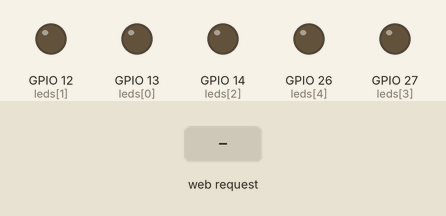
A sketch run on a simulated ESP32. On the bench: output pins drawn as LEDs (lit = HIGH). The inputs (shaded band) are chosen by the test bench. WiFi joins after 1.5 s; servers stay silent unless stated; what the sketch prints to the serial monitor is not drawn.

Above: at 2.7 s.
2.8 s: HTTP request GET /animacion1 received
At 3.1 s:
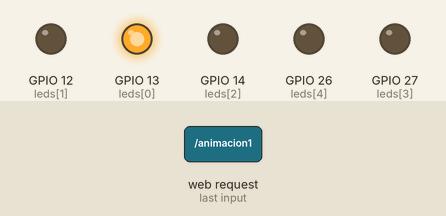
5.8 s: HTTP request GET /animacion2 received
At 8.3 s:
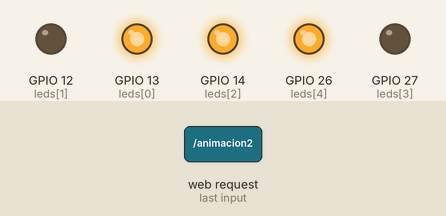
8.8 s: HTTP request GET /apagar received
At 9.1 s:
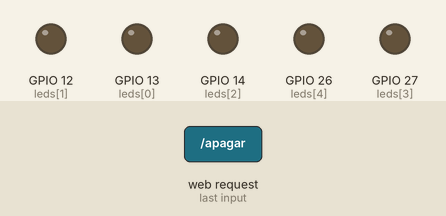
Timing chart, 0 to 11.8 s (numbered marks = the images above; inputs shaded):
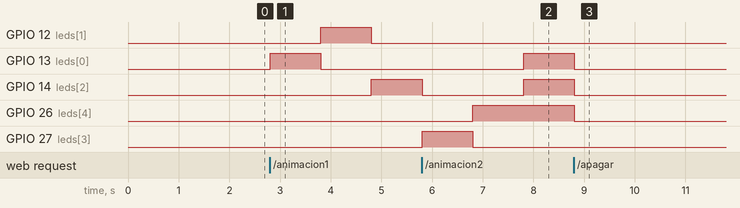

The sketch:

Punto1.ino
```cpp
#include <WiFi.h>

#define PORT 80
WiFiServer server(PORT);

const char* ssid     = "CESJT";
const char* password = "itisjtsmg";

const uint8_t leds [5] = {13, 12, 14, 27, 26};

int contconexion = 0;

String header;

String pagina =

  "<!DOCTYPE html>"
  "<html>"
    "<head>"
      "<meta charset='utf-8' />"
      "<title>Actividades ESP32 - Punto 1</title>"
    "</head>"
    "<body>"
      "<center>"
        "<h1>Control animacion de leds</h1>"
        "<p><a href='/animacion1'><button style='height:50px;width:100px'>ANIMACION1</button></a></p>"
        "<p><a href='/animacion2'><button style='height:50px;width:100px'>ANIMACION2</button></a></p>"
        "<p><a href='/apagar'><button style='height:50px;width:100px'>APAGAR</button></a></p>"
      "</center>"
    "</body>"
  "</html>";


void setup() {
  Serial.begin(115200);
  pinMode(leds[0], OUTPUT);
  digitalWrite(leds[0], LOW);
  pinMode(leds[1], OUTPUT);
  digitalWrite(leds[1], LOW);
  pinMode(leds[2], OUTPUT);
  digitalWrite(leds[2], LOW);
  pinMode(leds[3], OUTPUT);
  digitalWrite(leds[3], LOW);
  pinMode(leds[4], OUTPUT);
  digitalWrite(leds[4], LOW);
  WiFi.begin(ssid, password);
  while (WiFi.status() != WL_CONNECTED and contconexion <50) {
    ++contconexion;
    delay(500);
    Serial.print(".");
  }
  if (contconexion <50) {
      Serial.println("");
      Serial.println("WiFi conectado");
      Serial.println(WiFi.localIP());
      server.begin();
  }
  else {
      Serial.println("");
      Serial.println("Error de conexion");
  }
}

void loop(){
  WiFiClient client = server.available();

  if (client) {
    String currentLine = "";
    while (client.connected()) {
      if (client.available()) {
        char c = client.read();
        header += c;
        if (c == '\n') {
          if (currentLine.length() == 0) {
            client.println("HTTP/1.1 200 OK");
            client.println("Content-type:text/html");
            client.println("Connection: close");
            client.println();
            if (header.indexOf("GET /animacion1") >= 0) {
              //Oruga ida solo
              digitalWrite(leds[0], HIGH);
              digitalWrite(leds[1], LOW);
              digitalWrite(leds[2], LOW);
              digitalWrite(leds[3], LOW);
              digitalWrite(leds[4], LOW);
              delay(1000);
              digitalWrite(leds[0], LOW);
              digitalWrite(leds[1], HIGH);
              delay(1000);
              digitalWrite(leds[1], LOW);
              digitalWrite(leds[2], HIGH);
              delay(1000);
              digitalWrite(leds[2], LOW);
              digitalWrite(leds[3], HIGH);
              delay(1000);
              digitalWrite(leds[3], LOW);
              digitalWrite(leds[4], HIGH);
              delay(1000);
            } else if (header.indexOf("GET /animacion2") >= 0) {
              //Se prenden intercaladamente
              digitalWrite(leds[0], HIGH);
              digitalWrite(leds[1], LOW);
              digitalWrite(leds[2], HIGH);
              digitalWrite(leds[3], LOW);
              digitalWrite(leds[4], HIGH);
              delay(1000);
              digitalWrite(leds[0], LOW);
              digitalWrite(leds[1], HIGH);
              digitalWrite(leds[2], LOW);
              digitalWrite(leds[3], HIGH);
              digitalWrite(leds[4], LOW);
            }else if (header.indexOf("GET /apagar") >= 0) {
              digitalWrite(leds[0], LOW);
              digitalWrite(leds[1], LOW);
              digitalWrite(leds[2], LOW);
              digitalWrite(leds[3], LOW);
              digitalWrite(leds[4], LOW);
            }
            client.println(pagina);
            client.println();
            break;
          } else {
            currentLine = "";
          }
        } else if (c != '\r') {
          currentLine += c;
        }
      }
    }
    header = "";
    client.stop();
    Serial.println("Client disconnected.");
    Serial.println("");
  }
}
```

Measured:
- after the input at 2.8 s, GPIO 12 (leds[1]): LOW → HIGH after 1.0 s, → LOW 1.0 s later; GPIO 13 (leds[0]): LOW → HIGH at once, → LOW 1.0 s later; GPIO 14 (leds[2]): LOW → HIGH after 2.0 s
- after the input at 5.8 s, GPIO 13 (leds[0]): LOW → HIGH after 2.0 s
- after the input at 8.8 s, GPIO 12 (leds[1]), GPIO 27 (leds[3]): stays LOW (without the input it goes to HIGH after 0.01 s)
